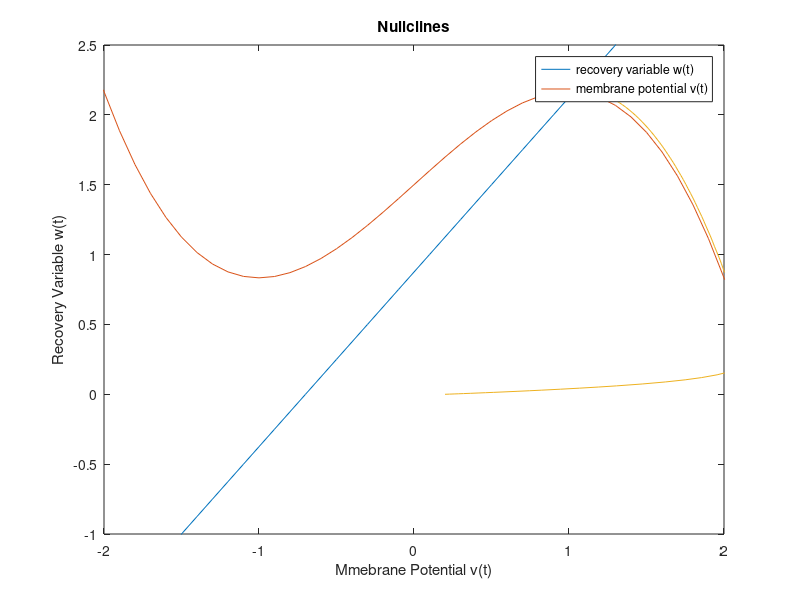

Write the MATLAB code that produced this figure.
% this program is used to plot the nullclines and observe the phase
% portrait of the system

function nullclines()
    global a b tau I;
    % values of the parameters a, b, tau can be modified here
    a = 0.7; b = 0.8; tau = 13;
    
    % looping through different values of I to observe its effect as the
    % bifurcation parameter
    for I=[-1:0.01:1.5]
            hold off;
            % initial position - can be any value in the phase plane
            x0 = 0.2; y0 = 0;
            iv = [x0;y0]; 
            tspan = [0 80];
            % solving the system of diffrential equations using the ode45
            % solver
            [tspan, u] = ode45(@solve, tspan, iv);
            % plotting the nullines 
            Y = [-3:0.1:3]; % Y represents voltage v
            X0 = (Y + 0.7) / 0.8;  
            Y0 = Y - Y.^3/3 + I;  
            plot(Y,X0,Y,Y0); hold on;
            % u contains the solution to the system of equations
            plot(u(:,1), u(:,2));
            axis([-2 2 -1 2.5]);
            xlabel('Mmebrane Potential v(t)');
            ylabel('Recovery Variable w(t)');
            title('Nullclines');
            legend('recovery variable w(t)','membrane potential v(t)');
            drawnow;
    end
end

% function called to solve the system of differential equations
function udot = solve(t,u)
    global a b tau I;
    x = u(1);
    y = u(2);
    xdot =  x - x.^3/3 - y + I; 
    ydot = (x + a - b*y)/tau;
    udot = [xdot; ydot]; % create a matrix of the differential equations
end